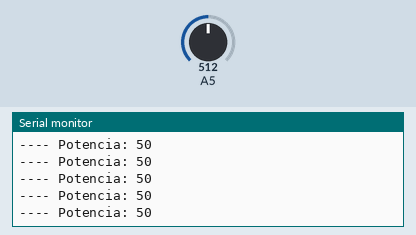
This sketch was run on a simulated Arduino Uno, built with avr-gcc and run on an emulated ATmega328P. On the bench: the last lines printed to the serial monitor. The inputs (shaded band) are chosen by the test bench; at power-on: A5 = 512.

Above: at 1.2 s.
1.3 s: A5 set to 716
At 1.31 s:
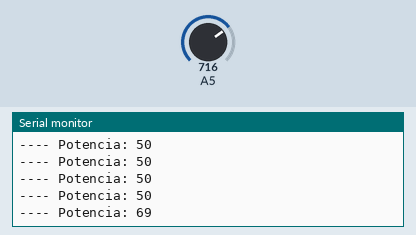
2.8 s: A5 set to 900
At 2.82 s:
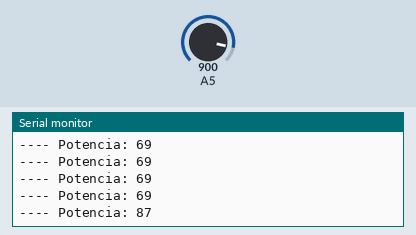
Timing chart, 0 to 5.8 s (numbered marks = the images above; inputs shaded):
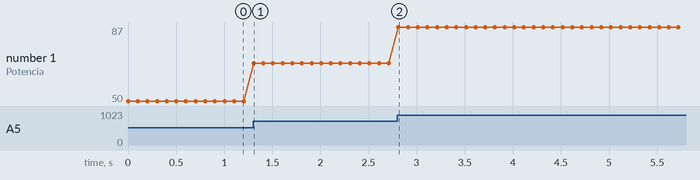

Measured:
- after the input at 1.3 s, the serial monitor: prints a new line at once (image 1)
- after the input at 2.8 s, the serial monitor: prints a new line at once (image 2)
- plotted number 1: 50 → 69 after the input at 1.3 s, 69 → 87 after the input at 2.8 s

The sketch:

practica_21_potenciometro1.ino
```cpp
// C++ code
//
void setup()
{
  Serial.begin(9600);
}

void loop()
{
  int pot = analogRead(A5);
  float percen = pot * (100.00/1024);
  int percenT = percen;
  Serial.print("---- Potencia: ");
  Serial.println(percenT);
  delay(100);
}
```
